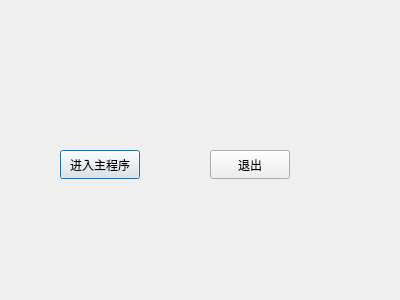
<?xml version="1.0" encoding="UTF-8"?>
<ui version="4.0">
 <class>Dialog</class>
 <widget class="QDialog" name="Dialog">
  <property name="geometry">
   <rect>
    <x>0</x>
    <y>0</y>
    <width>400</width>
    <height>300</height>
   </rect>
  </property>
  <property name="windowTitle">
   <string>Dialog</string>
  </property>
  <widget class="QPushButton" name="pushButton">
   <property name="geometry">
    <rect>
     <x>60</x>
     <y>150</y>
     <width>80</width>
     <height>29</height>
    </rect>
   </property>
   <property name="text">
    <string>进入主程序</string>
   </property>
  </widget>
  <widget class="QPushButton" name="pushButton_2">
   <property name="geometry">
    <rect>
     <x>210</x>
     <y>150</y>
     <width>80</width>
     <height>29</height>
    </rect>
   </property>
   <property name="text">
    <string>退出</string>
   </property>
  </widget>
 </widget>
 <resources/>
 <connections>
  <connection>
   <sender>pushButton_2</sender>
   <signal>clicked()</signal>
   <receiver>Dialog</receiver>
   <slot>close()</slot>
   <hints>
    <hint type="sourcelabel">
     <x>257</x>
     <y>166</y>
    </hint>
    <hint type="destinationlabel">
     <x>245</x>
     <y>298</y>
    </hint>
   </hints>
  </connection>
  <connection>
   <sender>pushButton</sender>
   <signal>clicked()</signal>
   <receiver>Dialog</receiver>
   <slot>accept()</slot>
   <hints>
    <hint type="sourcelabel">
     <x>90</x>
     <y>168</y>
    </hint>
    <hint type="destinationlabel">
     <x>81</x>
     <y>299</y>
    </hint>
   </hints>
  </connection>
 </connections>
</ui>
